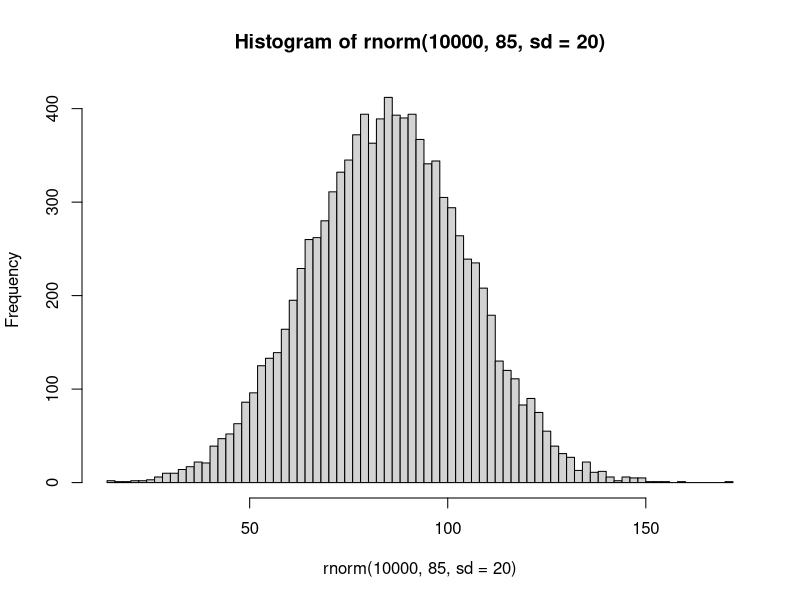
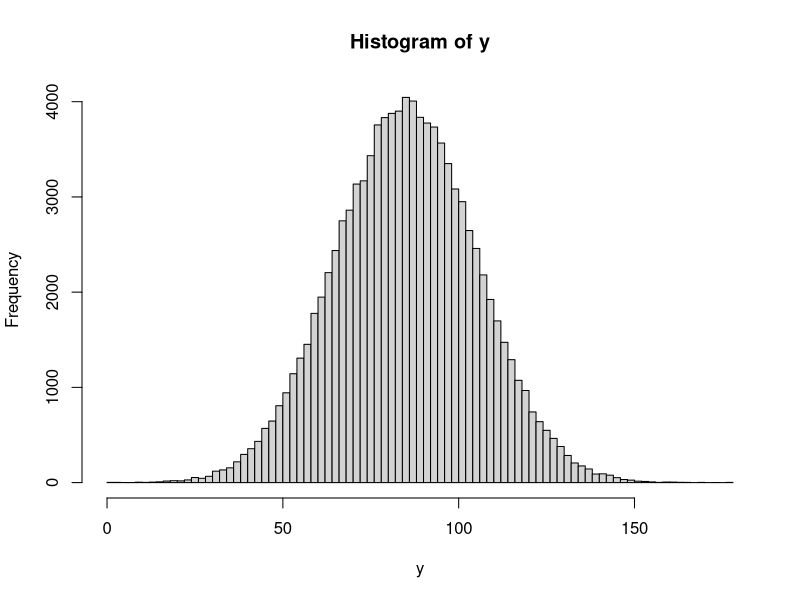

Write R code to recreate these figures, in order. (Note: a time limit stopped this script after it produced the figures.)
## ---- chunk 1
library(dplyr)
hist(rnorm(10000, 85, sd=20), breaks=100)
## ---- chunk 2
n <- 100000
g <- rnorm(n)
mean_ldl <- 85
sd_ldl <- 20
b_gy <- 10
y <- mean_ldl + g * b_gy + rnorm(n, sd=sqrt(sd_ldl^2 - b_gy^2))
hist(y, breaks=100)
## ---- chunk 3
n <- 100000
g <- rnorm(n)
mean_ldl <- 130
sd_ldl <- 20
b_gy <- 1
med_effect <- 0.8

y <- mean_ldl + g * b_gy + rnorm(n, sd=sqrt(sd_ldl^2-b_gy^2))
med <- rbinom(n, 1, plogis(scale(y)))
y_obs <- y
y_obs[as.logical(med)] <- y_obs[as.logical(med)] * med_effect

rbind(
  summary(lm(y ~ g))$coef[2,],
  summary(lm(y_obs ~ g))$coef[2,]
) %>% as_tibble() %>% mutate(measure=c("y", "y_obs"))
## ---- chunk 4
n <- 100000
g <- rnorm(n)
mean_ldl <- 130
sd_ldl <- 20
b_gy <- 1
med_effect <- 0.8

y <- mean_ldl + g * b_gy + rnorm(n, sd=sqrt(sd_ldl^2-b_gy^2))
med <- rbinom(n, 1, plogis(scale(y)))
y_obs <- y
y_obs[as.logical(med)] <- y_obs[as.logical(med)] * med_effect

y_adj_true <- y_obs
y_adj_true[as.logical(med)] <- y_obs[as.logical(med)] / med_effect

y_adj_approx <- y_obs
y_adj_approx[as.logical(med)] <- y_obs[as.logical(med)] + 20

rbind(
  summary(lm(y ~ g))$coef[2,],
  summary(lm(y_obs ~ g))$coef[2,],
  summary(lm(y_adj_true ~ g))$coef[2,],
  summary(lm(y_adj_approx ~ g))$coef[2,]
) %>% as_tibble() %>% mutate(measure=c("y", "y_obs", "y_adj_true", "y_adj_approx"))
## ---- chunk 5
n <- 1000000
g <- rnorm(n)
g_other <- rnorm(n)
mean_ldl <- 130
sd_ldl <- 20
b_gy <- 1
b_omed <- 1
med_effect <- 0.8

y <- mean_ldl + g * b_gy + rnorm(n, sd=sqrt(sd_ldl^2-b_gy^2))
med <- rbinom(n, 1, plogis(scale(y) + g_other * b_omed))
y_obs <- y
y_obs[as.logical(med)] <- y_obs[as.logical(med)] * med_effect

y_adj_true <- y_obs
y_adj_true[as.logical(med)] <- y_obs[as.logical(med)] / med_effect

y_adj_approx <- y_obs
y_adj_approx[as.logical(med)] <- y_obs[as.logical(med)] + 20
## ---- chunk 6
rbind(
  summary(lm(y ~ g))$coef[2,],
  summary(lm(y_obs ~ g))$coef[2,],
  summary(lm(y_adj_true ~ g))$coef[2,],
  summary(lm(y_adj_approx ~ g))$coef[2,]
) %>% as_tibble() %>% mutate(measure=c("y", "y_obs", "y_adj_true", "y_adj_approx"))
## ---- chunk 7
rbind(
  summary(lm(y ~ g_other))$coef[2,],
  summary(lm(y_obs ~ g_other))$coef[2,],
  summary(lm(y_adj_true ~ g_other))$coef[2,],
  summary(lm(y_adj_approx ~ g_other))$coef[2,]
) %>% as_tibble() %>% mutate(measure=c("y", "y_obs", "y_adj_true", "y_adj_approx"))
## ---- chunk 8
sim <- function(n, mean_ldl=130, sd_ldl=20, b_gy=1, b_omed=1, med_effect=0.8, abs_adjustment = 20, rel_adjustment = 0.8, sim=1) {

    args <- c(as.list(environment())) %>% as_tibble()
    g <- rnorm(n)
    g_other <- rnorm(n)

    y <- mean_ldl + g * b_gy + rnorm(n, sd=sqrt(sd_ldl^2-b_gy^2))
    med <- rbinom(n, 1, plogis(scale(y) + g_other * b_omed))
    y_obs <- y
    y_obs[as.logical(med)] <- y_obs[as.logical(med)] * med_effect

    y_adj_true <- y_obs
    y_adj_true[as.logical(med)] <- y_obs[as.logical(med)] / med_effect

    y_adj_abs <- y_obs
    y_adj_abs[as.logical(med)] <- y_obs[as.logical(med)] + abs_adjustment

    y_adj_rel <- y_obs
    y_adj_rel[as.logical(med)] <- y_obs[as.logical(med)] / rel_adjustment


    o <- bind_rows(
        bind_rows(
            summary(lm(y ~ g))$coef[2,],
            summary(lm(y_obs ~ g))$coef[2,],
            summary(lm(y_adj_abs ~ g))$coef[2,],
            summary(lm(y_adj_rel ~ g))$coef[2,],
        ) %>% as_tibble() %>% mutate(measure=c("y", "y_obs", "y_adj_abs", "y_adj_rel"), g="ldl"),

        bind_rows(
            summary(lm(y ~ g_other))$coef[2,],
            summary(lm(y_obs ~ g_other))$coef[2,],
            summary(lm(y_adj_abs ~ g_other))$coef[2,],
            summary(lm(y_adj_rel ~ g_other))$coef[2,],
        ) %>% as_tibble() %>% mutate(measure=c("y", "y_obs", "y_adj_abs", "y_adj_rel"), g="other")
    )
    names(o)[1:4] <- c("beta", "se", "tval", "pval")
    o <- bind_cols(o, args)
    return(o)
}

sim(100000)
## ---- chunk 9
params <- expand.grid(
    n = 100000,
    abs_adjustment = seq(0, 50, by=10),
    rel_adjustment = seq(0.5, 1.2, by=0.1),
    sim=1:20
)
dim(params)
## ---- chunk 10
res <- purrr::pmap(params, sim, .progress=TRUE) %>% bind_rows()
## ---- chunk 11
sessionInfo()
